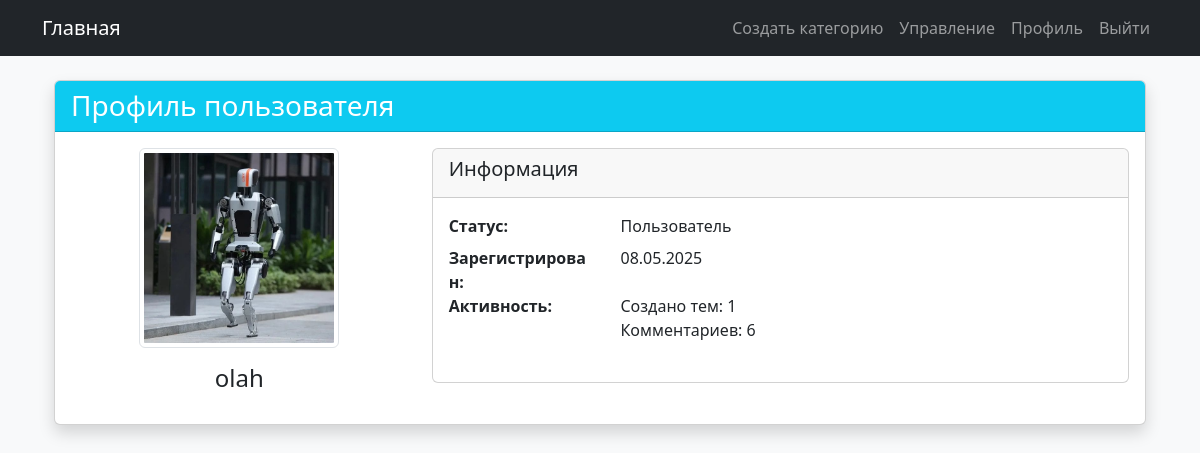
Page /profile/3 (signed in) on the earlier database version.
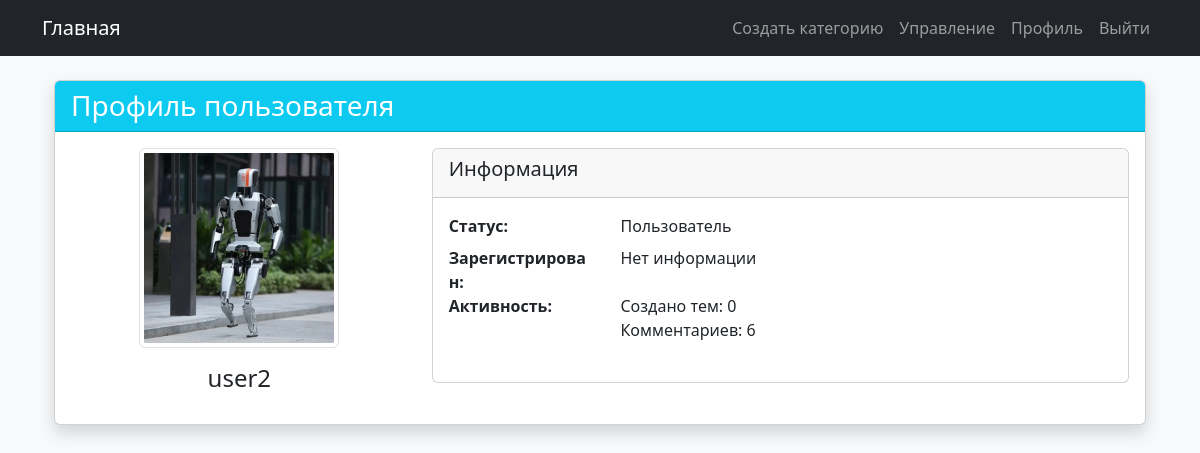
Same page on the later database version.
### app.py (models this page shows, shortened)
class User(UserMixin, db.Model):
    id = db.Column(db.Integer, primary_key=True)
    username = db.Column(db.String(64), index=True, unique=True)
    password_hash = db.Column(db.String(128))
    role = db.Column(db.String(32), default='user')
    avatar = db.Column(db.String(128))
    banned = db.Column(db.Boolean, default=False)
    muted = db.Column(db.Boolean, default=False)
    topics = db.relationship('Topic', backref='author', lazy='dynamic')
    comments = db.relationship('Comment', backref='author', lazy='dynamic')

class Topic(db.Model):
    id = db.Column(db.Integer, primary_key=True)
    title = db.Column(db.String(128))
    content = db.Column(db.Text)
    created_at = db.Column(db.DateTime, default=datetime.utcnow)
    user_id = db.Column(db.Integer, db.ForeignKey('user.id'))
    category_id = db.Column(db.Integer, db.ForeignKey('category.id'))
    comments = db.relationship('Comment', backref='topic', lazy='dynamic')

### app.py (the view)
@app.route('/profile/<int:user_id>')
@login_required
def profile(user_id):
    user = User.query.get_or_404(user_id)
    return render_template('profile.html', user=user)

### app.py (called while the page is built)
@login_manager.user_loader
def load_user(id):
    return User.query.get(int(id))

### templates/profile.html (shortened to what this page needs)
{% extends "base.html" %}
{% block content %}
<div class="container">
    <div class="card shadow">
        <div class="card-header bg-info text-white">
            <h3 class="mb-0">Профиль пользователя</h3>
        </div>
        <div class="card-body">
            <div class="row">
                <div class="col-md-4 text-center">
                    <img src="{{ url_for('static', filename='avatars/' + (user.avatar if user.avatar else 'default.png')) }}"
                         class="img-thumbnail mb-3"
                         style="width: 200px; height: 200px; object-fit: cover;"
                         alt="Аватар профиля">
                    <h4>{{ user.username }}</h4>
                </div>
                <div class="col-md-8">
                    <div class="card mb-4">
                        <div class="card-header">
                            <h5>Информация</h5>
                        </div>
                        <div class="card-body">
                            <dl class="row">
                                <dt class="col-sm-3">Статус:</dt>
                                <dd class="col-sm-9">
                                    {{ 'Администратор' if user.role == 'admin'
                                       else 'Модератор' if user.role == 'moderator'
                                       else 'Пользователь' }}
                                </dd>
                                <dt class="col-sm-3">Зарегистрирован:</dt>
                                <dd class="col-sm-9">
                                    {{ user.topics.first().created_at.strftime('%d.%m.%Y') if user.topics.first() else 'Нет информации' }}
                                </dd>
                                <dt class="col-sm-3">Активность:</dt>
                                <dd class="col-sm-9">
                                    Создано тем: {{ user.topics.count() }}<br>
                                    Комментариев: {{ user.comments.count() }}
                                </dd>
                            </dl>
                        </div>
                    </div>
                </div>
            </div>
        </div>
    </div>
</div>
{% endblock %}

Differences in the rows shown:
removed Topic: topics.first "08.05.2025"
changed User "Пользователь": username "olah" → "user2"
Other differences:
{{ user.topics.count() }}: "1" → "0"
text now shown: "Нет информации"
